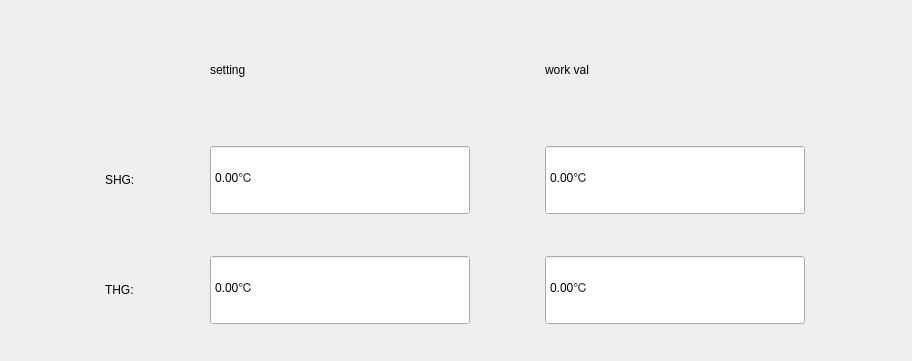
<?xml version="1.0" encoding="UTF-8"?>
<ui version="4.0">
 <class>msempwdt</class>
 <widget class="QWidget" name="msempwdt">
  <property name="geometry">
   <rect>
    <x>0</x>
    <y>0</y>
    <width>912</width>
    <height>361</height>
   </rect>
  </property>
  <property name="windowTitle">
   <string>Form</string>
  </property>
  <layout class="QGridLayout" name="gridLayout">
   <property name="leftMargin">
    <number>30</number>
   </property>
   <property name="rightMargin">
    <number>30</number>
   </property>
   <item row="0" column="0">
    <widget class="QStackedWidget" name="mStWdt">
     <property name="frameShadow">
      <enum>QFrame::Plain</enum>
     </property>
     <property name="currentIndex">
      <number>0</number>
     </property>
     <widget class="QWidget" name="page">
      <layout class="QGridLayout" name="gridLayout_2">
       <property name="leftMargin">
        <number>0</number>
       </property>
       <property name="topMargin">
        <number>0</number>
       </property>
       <property name="rightMargin">
        <number>0</number>
       </property>
       <property name="bottomMargin">
        <number>0</number>
       </property>
       <property name="spacing">
        <number>0</number>
       </property>
       <item row="0" column="0">
        <widget class="QWidget" name="semp" native="true">
         <property name="sizePolicy">
          <sizepolicy hsizetype="Preferred" vsizetype="Preferred">
           <horstretch>0</horstretch>
           <verstretch>0</verstretch>
          </sizepolicy>
         </property>
         <layout class="QVBoxLayout" name="verticalLayout">
          <property name="spacing">
           <number>0</number>
          </property>
          <property name="leftMargin">
           <number>0</number>
          </property>
          <property name="topMargin">
           <number>0</number>
          </property>
          <property name="rightMargin">
           <number>0</number>
          </property>
          <property name="bottomMargin">
           <number>0</number>
          </property>
          <item>
           <layout class="QGridLayout" name="gridLayout_3">
            <property name="horizontalSpacing">
             <number>0</number>
            </property>
            <property name="verticalSpacing">
             <number>40</number>
            </property>
            <item row="1" column="1">
             <widget class="QDoubleSpinBox" name="mSHGSetVal">
              <property name="sizePolicy">
               <sizepolicy hsizetype="Preferred" vsizetype="Preferred">
                <horstretch>0</horstretch>
                <verstretch>0</verstretch>
               </sizepolicy>
              </property>
              <property name="minimumSize">
               <size>
                <width>260</width>
                <height>70</height>
               </size>
              </property>
              <property name="maximumSize">
               <size>
                <width>260</width>
                <height>70</height>
               </size>
              </property>
              <property name="readOnly">
               <bool>true</bool>
              </property>
              <property name="buttonSymbols">
               <enum>QAbstractSpinBox::NoButtons</enum>
              </property>
              <property name="suffix">
               <string>℃</string>
              </property>
             </widget>
            </item>
            <item row="1" column="2">
             <widget class="QDoubleSpinBox" name="mSHGWorkVal">
              <property name="sizePolicy">
               <sizepolicy hsizetype="Preferred" vsizetype="Preferred">
                <horstretch>0</horstretch>
                <verstretch>0</verstretch>
               </sizepolicy>
              </property>
              <property name="minimumSize">
               <size>
                <width>260</width>
                <height>70</height>
               </size>
              </property>
              <property name="maximumSize">
               <size>
                <width>260</width>
                <height>70</height>
               </size>
              </property>
              <property name="readOnly">
               <bool>true</bool>
              </property>
              <property name="buttonSymbols">
               <enum>QAbstractSpinBox::NoButtons</enum>
              </property>
              <property name="suffix">
               <string>℃</string>
              </property>
             </widget>
            </item>
            <item row="2" column="2">
             <widget class="QDoubleSpinBox" name="mTHGWorkVal">
              <property name="sizePolicy">
               <sizepolicy hsizetype="Preferred" vsizetype="Preferred">
                <horstretch>0</horstretch>
                <verstretch>0</verstretch>
               </sizepolicy>
              </property>
              <property name="minimumSize">
               <size>
                <width>260</width>
                <height>70</height>
               </size>
              </property>
              <property name="maximumSize">
               <size>
                <width>260</width>
                <height>70</height>
               </size>
              </property>
              <property name="readOnly">
               <bool>true</bool>
              </property>
              <property name="buttonSymbols">
               <enum>QAbstractSpinBox::NoButtons</enum>
              </property>
              <property name="suffix">
               <string>℃</string>
              </property>
             </widget>
            </item>
            <item row="2" column="0">
             <widget class="QLabel" name="label_6">
              <property name="sizePolicy">
               <sizepolicy hsizetype="Fixed" vsizetype="Preferred">
                <horstretch>0</horstretch>
                <verstretch>0</verstretch>
               </sizepolicy>
              </property>
              <property name="text">
               <string>THG:</string>
              </property>
             </widget>
            </item>
            <item row="2" column="1">
             <widget class="QDoubleSpinBox" name="mTHGSetVal">
              <property name="sizePolicy">
               <sizepolicy hsizetype="Preferred" vsizetype="Preferred">
                <horstretch>0</horstretch>
                <verstretch>0</verstretch>
               </sizepolicy>
              </property>
              <property name="minimumSize">
               <size>
                <width>260</width>
                <height>70</height>
               </size>
              </property>
              <property name="maximumSize">
               <size>
                <width>260</width>
                <height>70</height>
               </size>
              </property>
              <property name="readOnly">
               <bool>true</bool>
              </property>
              <property name="buttonSymbols">
               <enum>QAbstractSpinBox::NoButtons</enum>
              </property>
              <property name="suffix">
               <string>℃</string>
              </property>
             </widget>
            </item>
            <item row="0" column="2">
             <widget class="QLabel" name="label_4">
              <property name="minimumSize">
               <size>
                <width>260</width>
                <height>70</height>
               </size>
              </property>
              <property name="maximumSize">
               <size>
                <width>260</width>
                <height>70</height>
               </size>
              </property>
              <property name="text">
               <string>work val</string>
              </property>
             </widget>
            </item>
            <item row="0" column="1">
             <widget class="QLabel" name="label_3">
              <property name="minimumSize">
               <size>
                <width>260</width>
                <height>70</height>
               </size>
              </property>
              <property name="maximumSize">
               <size>
                <width>260</width>
                <height>70</height>
               </size>
              </property>
              <property name="text">
               <string>setting</string>
              </property>
             </widget>
            </item>
            <item row="1" column="0">
             <widget class="QLabel" name="label_5">
              <property name="sizePolicy">
               <sizepolicy hsizetype="Fixed" vsizetype="Preferred">
                <horstretch>0</horstretch>
                <verstretch>0</verstretch>
               </sizepolicy>
              </property>
              <property name="text">
               <string>SHG:</string>
              </property>
             </widget>
            </item>
           </layout>
          </item>
         </layout>
        </widget>
       </item>
      </layout>
     </widget>
     <widget class="QWidget" name="mSemp2">
      <layout class="QGridLayout" name="gridLayout_5">
       <property name="leftMargin">
        <number>0</number>
       </property>
       <property name="rightMargin">
        <number>0</number>
       </property>
       <item row="0" column="0">
        <widget class="QWidget" name="semp_2" native="true">
         <property name="sizePolicy">
          <sizepolicy hsizetype="Preferred" vsizetype="Preferred">
           <horstretch>0</horstretch>
           <verstretch>0</verstretch>
          </sizepolicy>
         </property>
         <layout class="QGridLayout" name="gridLayout_4" rowstretch="0,0,0" columnstretch="0,0,0,0">
          <property name="leftMargin">
           <number>0</number>
          </property>
          <property name="rightMargin">
           <number>0</number>
          </property>
          <property name="horizontalSpacing">
           <number>0</number>
          </property>
          <property name="verticalSpacing">
           <number>2</number>
          </property>
          <item row="1" column="1">
           <widget class="QDoubleSpinBox" name="mSHGSetVal_2">
            <property name="sizePolicy">
             <sizepolicy hsizetype="Preferred" vsizetype="Fixed">
              <horstretch>0</horstretch>
              <verstretch>0</verstretch>
             </sizepolicy>
            </property>
            <property name="minimumSize">
             <size>
              <width>260</width>
              <height>70</height>
             </size>
            </property>
            <property name="maximumSize">
             <size>
              <width>260</width>
              <height>70</height>
             </size>
            </property>
            <property name="readOnly">
             <bool>true</bool>
            </property>
            <property name="buttonSymbols">
             <enum>QAbstractSpinBox::NoButtons</enum>
            </property>
            <property name="suffix">
             <string>℃</string>
            </property>
           </widget>
          </item>
          <item row="2" column="3">
           <widget class="QDoubleSpinBox" name="mTHGWorkVal_3">
            <property name="sizePolicy">
             <sizepolicy hsizetype="Preferred" vsizetype="Fixed">
              <horstretch>0</horstretch>
              <verstretch>0</verstretch>
             </sizepolicy>
            </property>
            <property name="minimumSize">
             <size>
              <width>260</width>
              <height>70</height>
             </size>
            </property>
            <property name="maximumSize">
             <size>
              <width>260</width>
              <height>70</height>
             </size>
            </property>
            <property name="buttonSymbols">
             <enum>QAbstractSpinBox::UpDownArrows</enum>
            </property>
            <property name="suffix">
             <string>℃</string>
            </property>
            <property name="minimum">
             <double>15.000000000000000</double>
            </property>
            <property name="maximum">
             <double>50.000000000000000</double>
            </property>
            <property name="singleStep">
             <double>0.010000000000000</double>
            </property>
           </widget>
          </item>
          <item row="1" column="0">
           <widget class="QLabel" name="label_9">
            <property name="sizePolicy">
             <sizepolicy hsizetype="Fixed" vsizetype="Preferred">
              <horstretch>0</horstretch>
              <verstretch>0</verstretch>
             </sizepolicy>
            </property>
            <property name="text">
             <string>SHG:</string>
            </property>
           </widget>
          </item>
          <item row="2" column="1">
           <widget class="QDoubleSpinBox" name="mTHGSetVal_2">
            <property name="sizePolicy">
             <sizepolicy hsizetype="Preferred" vsizetype="Fixed">
              <horstretch>0</horstretch>
              <verstretch>0</verstretch>
             </sizepolicy>
            </property>
            <property name="minimumSize">
             <size>
              <width>260</width>
              <height>70</height>
             </size>
            </property>
            <property name="maximumSize">
             <size>
              <width>260</width>
              <height>70</height>
             </size>
            </property>
            <property name="readOnly">
             <bool>true</bool>
            </property>
            <property name="buttonSymbols">
             <enum>QAbstractSpinBox::NoButtons</enum>
            </property>
            <property name="suffix">
             <string>℃</string>
            </property>
           </widget>
          </item>
          <item row="1" column="3">
           <widget class="QDoubleSpinBox" name="mSHGWorkVal_3">
            <property name="sizePolicy">
             <sizepolicy hsizetype="Preferred" vsizetype="Fixed">
              <horstretch>0</horstretch>
              <verstretch>0</verstretch>
             </sizepolicy>
            </property>
            <property name="minimumSize">
             <size>
              <width>260</width>
              <height>70</height>
             </size>
            </property>
            <property name="maximumSize">
             <size>
              <width>260</width>
              <height>70</height>
             </size>
            </property>
            <property name="buttonSymbols">
             <enum>QAbstractSpinBox::UpDownArrows</enum>
            </property>
            <property name="suffix">
             <string>℃</string>
            </property>
            <property name="minimum">
             <double>15.000000000000000</double>
            </property>
            <property name="maximum">
             <double>50.000000000000000</double>
            </property>
            <property name="singleStep">
             <double>0.010000000000000</double>
            </property>
           </widget>
          </item>
          <item row="1" column="2">
           <widget class="QDoubleSpinBox" name="mSHGWorkVal_2">
            <property name="sizePolicy">
             <sizepolicy hsizetype="Preferred" vsizetype="Fixed">
              <horstretch>0</horstretch>
              <verstretch>0</verstretch>
             </sizepolicy>
            </property>
            <property name="minimumSize">
             <size>
              <width>260</width>
              <height>70</height>
             </size>
            </property>
            <property name="maximumSize">
             <size>
              <width>260</width>
              <height>70</height>
             </size>
            </property>
            <property name="readOnly">
             <bool>true</bool>
            </property>
            <property name="buttonSymbols">
             <enum>QAbstractSpinBox::NoButtons</enum>
            </property>
            <property name="suffix">
             <string>℃</string>
            </property>
           </widget>
          </item>
          <item row="0" column="2">
           <widget class="QLabel" name="label_10">
            <property name="minimumSize">
             <size>
              <width>260</width>
              <height>70</height>
             </size>
            </property>
            <property name="maximumSize">
             <size>
              <width>260</width>
              <height>70</height>
             </size>
            </property>
            <property name="text">
             <string>work val</string>
            </property>
           </widget>
          </item>
          <item row="2" column="0">
           <widget class="QLabel" name="label_8">
            <property name="sizePolicy">
             <sizepolicy hsizetype="Fixed" vsizetype="Preferred">
              <horstretch>0</horstretch>
              <verstretch>0</verstretch>
             </sizepolicy>
            </property>
            <property name="text">
             <string>THG:</string>
            </property>
           </widget>
          </item>
          <item row="0" column="1">
           <widget class="QLabel" name="label_7">
            <property name="minimumSize">
             <size>
              <width>260</width>
              <height>70</height>
             </size>
            </property>
            <property name="maximumSize">
             <size>
              <width>260</width>
              <height>70</height>
             </size>
            </property>
            <property name="text">
             <string>setting</string>
            </property>
           </widget>
          </item>
          <item row="2" column="2">
           <widget class="QDoubleSpinBox" name="mTHGWorkVal_2">
            <property name="sizePolicy">
             <sizepolicy hsizetype="Preferred" vsizetype="Fixed">
              <horstretch>0</horstretch>
              <verstretch>0</verstretch>
             </sizepolicy>
            </property>
            <property name="minimumSize">
             <size>
              <width>260</width>
              <height>70</height>
             </size>
            </property>
            <property name="maximumSize">
             <size>
              <width>260</width>
              <height>70</height>
             </size>
            </property>
            <property name="readOnly">
             <bool>true</bool>
            </property>
            <property name="buttonSymbols">
             <enum>QAbstractSpinBox::NoButtons</enum>
            </property>
            <property name="suffix">
             <string>℃</string>
            </property>
           </widget>
          </item>
          <item row="0" column="3">
           <widget class="QLabel" name="label_11">
            <property name="minimumSize">
             <size>
              <width>260</width>
              <height>70</height>
             </size>
            </property>
            <property name="maximumSize">
             <size>
              <width>260</width>
              <height>70</height>
             </size>
            </property>
            <property name="text">
             <string>change val</string>
            </property>
           </widget>
          </item>
         </layout>
        </widget>
       </item>
      </layout>
     </widget>
    </widget>
   </item>
  </layout>
 </widget>
 <resources/>
 <connections/>
</ui>
